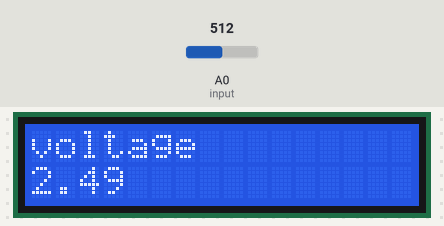
Bench run of a sketch on a simulated Arduino Uno, built with avr-gcc and run on an emulated ATmega328P. Shown: 16×2 character LCD. The test bench sets the inputs (shaded band); at power-on: A0 (input) = 512. What the sketch prints to the serial monitor is not drawn.

Above: at 1.2 s.
1.3 s: A0 (input) set to 716
At 2.5 s:
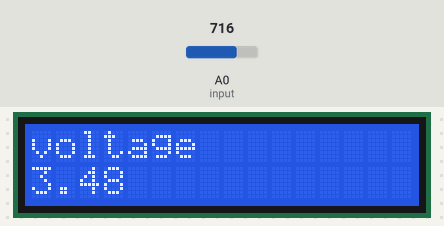
2.8 s: A0 (input) set to 900
At 4.0 s:
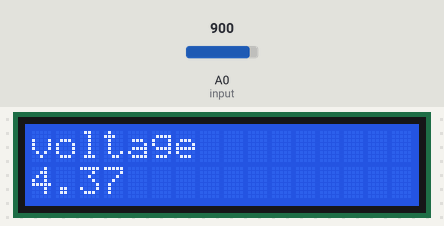
4.3 s: A0 (input) set to 1023
At 5.4 s:
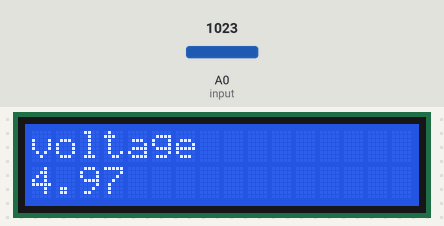
Timing chart, 0 to 7.3 s (numbered marks = the images above; inputs shaded):
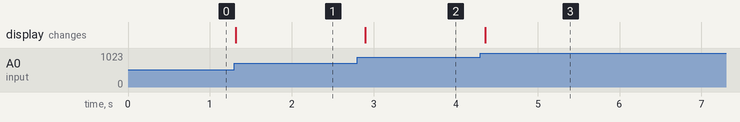

The sketch:

voltmeter.ino
```cpp
#include <LiquidCrystal_I2C.h>

#include <Wire.h>
LiquidCrystal_I2C lcd(0x27,16,2);
int input=A0;
float r1=3702000.00;
float r2=18000.00;
void setup()
{
  Serial.begin(115200);
  lcd.begin();
  lcd.backlight();

}
void loop()
{
  int nomap=analogRead(input);
  float temp=(nomap*4.99)/1023;
  float volt=temp*(r1/(r1+r2));
  if(volt<0.1){
    volt=0.00;
  }
  lcd.setCursor(0,0);
  lcd.print("voltage");
  lcd.setCursor(0,1);
  lcd.print(volt);
  Serial.println(volt);
  delay(100);
}
```

Measured:
- after the input at 1.3 s, the display: changes at once (image 1)
- after the input at 2.8 s, the display: changes after 0.10 s (image 2)
- after the input at 4.3 s, the display: changes after 0.06 s (image 3)
